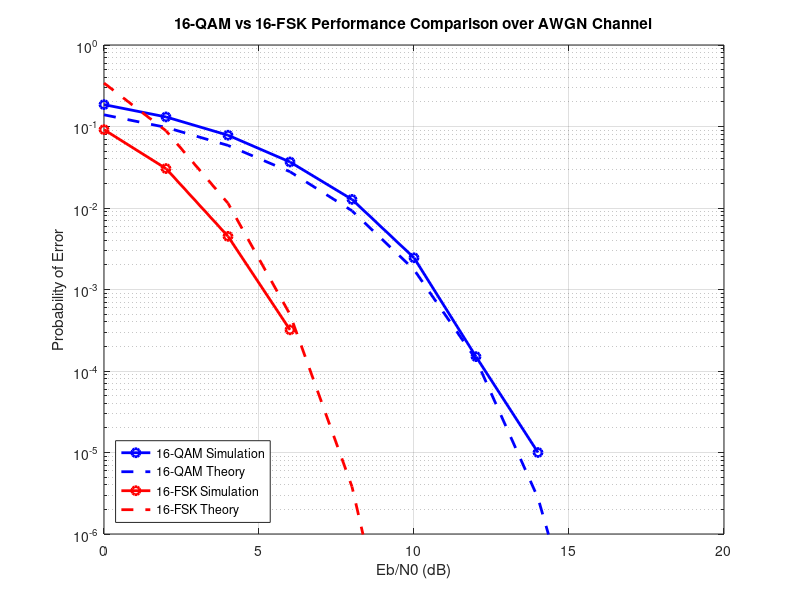

Source code (MATLAB):
% Part B: Probability of error vs Eb/N0 comparison for QAM, FSK
% Verifying simulation results with analytical formulas

clear all,close all,clc;

% Simulation parameters
num_bits = 100000;        % Number of bits to transmit
M = 16;                   % Modulation order (16-QAM and 16-FSK)
k = log2(M);              % Number of bits per symbol
num_symbols = num_bits/k; % Number of symbols

% Eb/N0 values in dB
EbN0dB = 0:2:20;
EbN0 = 10.^(EbN0dB/10);

% Initialize error counters
ber_qam = zeros(1, length(EbN0));
ber_fsk = zeros(1, length(EbN0));

% 16-QAM Implementation

% Create 16-QAM constellation (4x4 square constellation)
qam_real = [-3 -1 1 3];
qam_imag = [-3 -1 1 3];
[X, Y] = meshgrid(qam_real, qam_imag);
qam_const = (X(:) + 1i*Y(:))/sqrt(10); % Normalize for average energy = 1

% Generate random symbols
bits = randi([0 1], num_bits, 1);
symbols_dec = bi2de(reshape(bits, k, num_symbols).', 'left-msb');
qam_symbols = qam_const(symbols_dec + 1);

% Simulation for BER calculation
for n = 1:length(EbN0)
    % Calculate noise variance
    N0 = 1/(EbN0(n)*k);
    sigma = sqrt(N0/2);
    
    % Add noise
    noise = sigma * (randn(size(qam_symbols)) + 1i*randn(size(qam_symbols)));
    received = qam_symbols + noise;
    
    % MAP detection (for AWGN, it's minimum distance detection)
    [~, detected_indices] = min(abs(repmat(received, 1, M) - repmat(qam_const.', length(received), 1)), [], 2);
    detected_symbols = detected_indices - 1;
    
    % Convert back to bits
    detected_bits = reshape(de2bi(detected_symbols, k, 'left-msb').', [], 1);
    
    % Count bit errors
    ber_qam(n) = sum(bits ~= detected_bits) / num_bits;
end

% 16-FSK Implementation

% Generate orthogonal FSK basis functions (represented as unit vectors)
fsk_basis = eye(M);

% Generate random symbols
fsk_symbols_dec = symbols_dec; % Use the same symbol sequence for fair comparison
fsk_symbols = fsk_basis(fsk_symbols_dec + 1, :);

% Simulation for BER calculation
for n = 1:length(EbN0)
    % Calculate noise variance
    N0 = 1/(EbN0(n)*k);
    sigma = sqrt(N0/2);
    
    % Add noise
    noise = sigma * randn(size(fsk_symbols));
    received = fsk_symbols + noise;
    
    % MAP detection (correlation receiver for orthogonal FSK)
    [~, detected_indices] = max(received * fsk_basis', [], 2);
    detected_symbols = detected_indices - 1;
    
    % Convert back to bits
    detected_bits = reshape(de2bi(detected_symbols, k, 'left-msb').', [], 1);
    
    % Count bit errors
    ber_fsk(n) = sum(bits ~= detected_bits) / num_bits;
end

% Calculate Theoretical BER

% Theoretical probability of error for 16-QAM (from the second formula in your image)
% Pe ≈ 3Q(√(4Eb/5N0))
Pe_qam_theory = 3 * qfunc(sqrt(4*EbN0/5)) / 4;  % Division by 4 for BER conversion from SER

% Theoretical probability of error for 16-FSK (from the first formula in your image)
% Pe = (M-1)Q(√(Eb*log2(M)/N0))
Pe_fsk_theory = (M-1) .* qfunc(sqrt(EbN0 * log(M)/ log(2))) ;  % Converted to BER

% Plot Probability of Error vs Eb/N0

figure('Name', 'Probability of Error vs Eb/N0');
semilogy(EbN0dB, ber_qam, 'bo-', 'LineWidth', 2, 'DisplayName', '16-QAM Simulation');
hold on;
semilogy(EbN0dB, Pe_qam_theory, 'b--', 'LineWidth', 2, 'DisplayName', '16-QAM Theory');
semilogy(EbN0dB, ber_fsk, 'ro-', 'LineWidth', 2, 'DisplayName', '16-FSK Simulation');
semilogy(EbN0dB, Pe_fsk_theory, 'r--', 'LineWidth', 2, 'DisplayName', '16-FSK Theory');
grid on;
xlabel('Eb/N0 (dB)');
ylabel('Probability of Error');
title('16-QAM vs 16-FSK Performance Comparison over AWGN Channel');
legend('Location', 'southwest');
xlim([min(EbN0dB) max(EbN0dB)]);
ylim([10^-6 1]);

% Helper function for Q-function
function y = qfunc(x)
    y = 0.5 * erfc(x/sqrt(2));
end